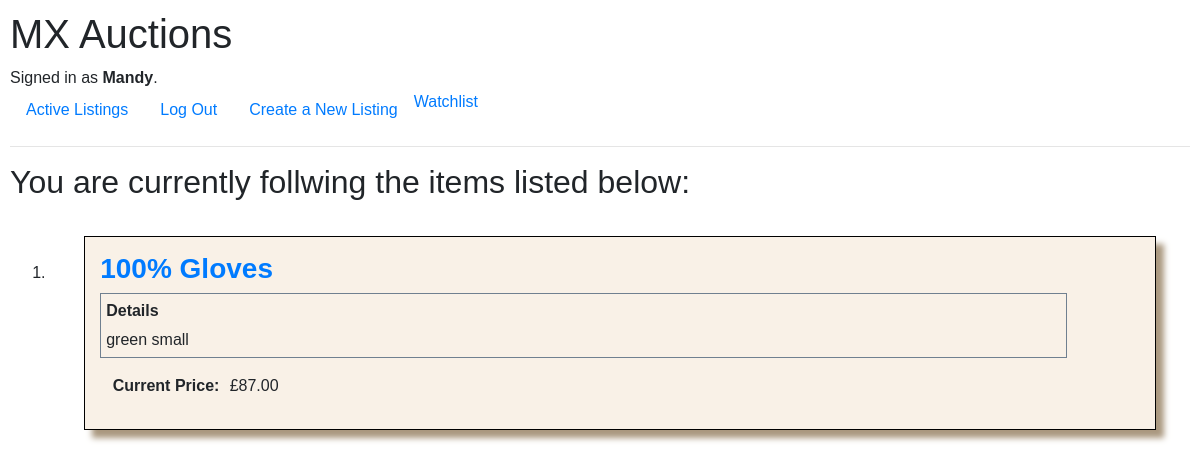
Page /watchlist (signed in) on the committed database.
### auctions/models.py (models this page shows, shortened)
class User(AbstractUser):
    def __str__(self):
        return f"{self.id}: Email: {self.email}"

class Listing(models.Model):
    category = models.ForeignKey(Category, on_delete=models.SET_NULL, null = True, blank=True, related_name="listings")
    listing_title = models.CharField(max_length=256, verbose_name="Title")
    listing_details = models.TextField(verbose_name="Please enter full detailss of your Listing")
    listing_date_time = models.DateTimeField(default = now, verbose_name="Listing time")
    starting_price = models.DecimalField(max_digits=10, decimal_places=2, blank = False, default = 1, verbose_name="Starting Price")
    current_bid = models.DecimalField(max_digits=10, decimal_places=2, null = True, blank = True, verbose_name="Current Bid")
    sold_price = models.DecimalField(max_digits=10, decimal_places=2, null = True, blank = True, verbose_name="Sold Price")
    reserve = models.DecimalField(max_digits=10, decimal_places=2, verbose_name="Reserve")
    closing_time = models.DateTimeField(default = thirtysixhours, verbose_name="closingtime")
    auction_open = models.BooleanField(default = True, verbose_name="Auction Open")
    listing_image_url = models.URLField(verbose_name="URL for images for Listing Item")
    user = models.ForeignKey(User, on_delete=models.CASCADE, related_name="listings", verbose_name="Listed by")
    following = models.ManyToManyField(settings.AUTH_USER_MODEL, blank=True, related_name="followers", verbose_name="following")

### auctions/views.py (the view)
# urls.py: path('watchlist', views.watchlist, name = "watchlist"),
def watchlist(request):
    user = request.user
    if user.is_authenticated:
        followed_listings = Listing.objects.filter(following=request.user)
        return render(request, 'auctions/followed_listings.html',
                      {'followed_listings': followed_listings,
                       })
    else:
        return render(request, 'auctions/index.html',
                      {'message': 'You need to be logged in to view the Watchlist page.'})

### auctions/templates/auctions/followed_listings.html (shortened to what this page needs)
{% extends "auctions/layout.html" %}
{% block body %}
<main>
    <div class="Wishlist-Container">
        {% if followed_listings %}
        <h2>You are currently follwing the items listed below:</h2>
        <ol>
            {% for listing in followed_listings %}
            <li>
                <div class="individual-listing">
                    <a href="{% url 'listing_details' listing_id=listing.id %}">
                        <h3><strong>{{ listing.listing_title }}</strong></h3>
                    </a>
                    <div class="details">
                        <div class="listing_details">
                            <p><strong>Details</strong></p>
                            <p> {{ listing.listing_details }} </p>
                        </div>
                    </div>
                    <div class = "price-box">
                        <div class=price-title"><strong>Current Price:</strong></div><div class="price">£{{ listing.current_bid }} </div>
                    </div>
            </li>
            {% endfor %}
        </ol>
        {% else %}
        <div>
            You are not currently follwong any listings!
        </div>
        {% endif %}
    </div>
</main>
{% endblock %}

### auctions/templates/auctions/layout.html (shortened to what this page needs)
{% load static %}
<!DOCTYPE html>
<html lang="en">
    <head>
        <link rel="stylesheet" href="https://stackpath.bootstrapcdn.com/bootstrap/4.4.1/css/bootstrap.min.css">
        <link href="{% static 'auctions/styles.css' %}" rel="stylesheet">
    </head>
    <body>
        <h1>MX Auctions</h1>
        <div>
            {% if user.is_authenticated %}
                Signed in as <strong>{{ user.username }}</strong>.
            {% else %}
                Not signed in.
            {% endif %}
        </div>
        <ul class="nav">
            <li class="nav-item">
                <a class="nav-link" href="{% url 'index' %}">Active Listings</a>
            </li>
            {% if user.is_authenticated %}
                <li class="nav-item">
                    <a class="nav-link" href="{% url 'logout' %}">Log Out</a>
                </li>
                <li class="nav-item">
                    <a class="nav-link" href="{% url 'new_listing' %}">Create a New Listing</a>
                </li>
                <li class = "watchlist">
                    <a class="watchlist=link" href="{% url 'watchlist' %}">Watchlist</a>
                </li>
            {% endif %}
        </ul>
        <hr>
        {% block body %}
        {% endblock %}
    </body>
</html>

### auctions/static/auctions/styles.css (style rules this page uses)
body { padding: 10px; font-family: sans-serif; background-color: white; }
.individual-listing { margin: 3%; border: 1px solid black; background-color: rgb(249, 241, 231); box-shadow: 8px 8px 6px rgb(170, 152, 127); padding: 15px; }
.listing_details { margin-right: 7%; border: 1px solid slategray; min-width: 60%; min-height: 100%; vertical-align: top; }
.listing_details p { margin: 5px 5px 5px 5px; font-weight: normal; width: 100%; height: auto; object-fit: cover; }
.price-box { display: flex; flex-direction: row; margin-top: 1rem; margin-bottom: 1rem; margin-left: 1.2%; gap: 1%; }
.price { flex: 1; margin-left: 10ox; }

### rows in the picture
User: username "Mandy"
Listing: listing_title "100% Gloves", listing_details "green small", current_bid "87.00"
